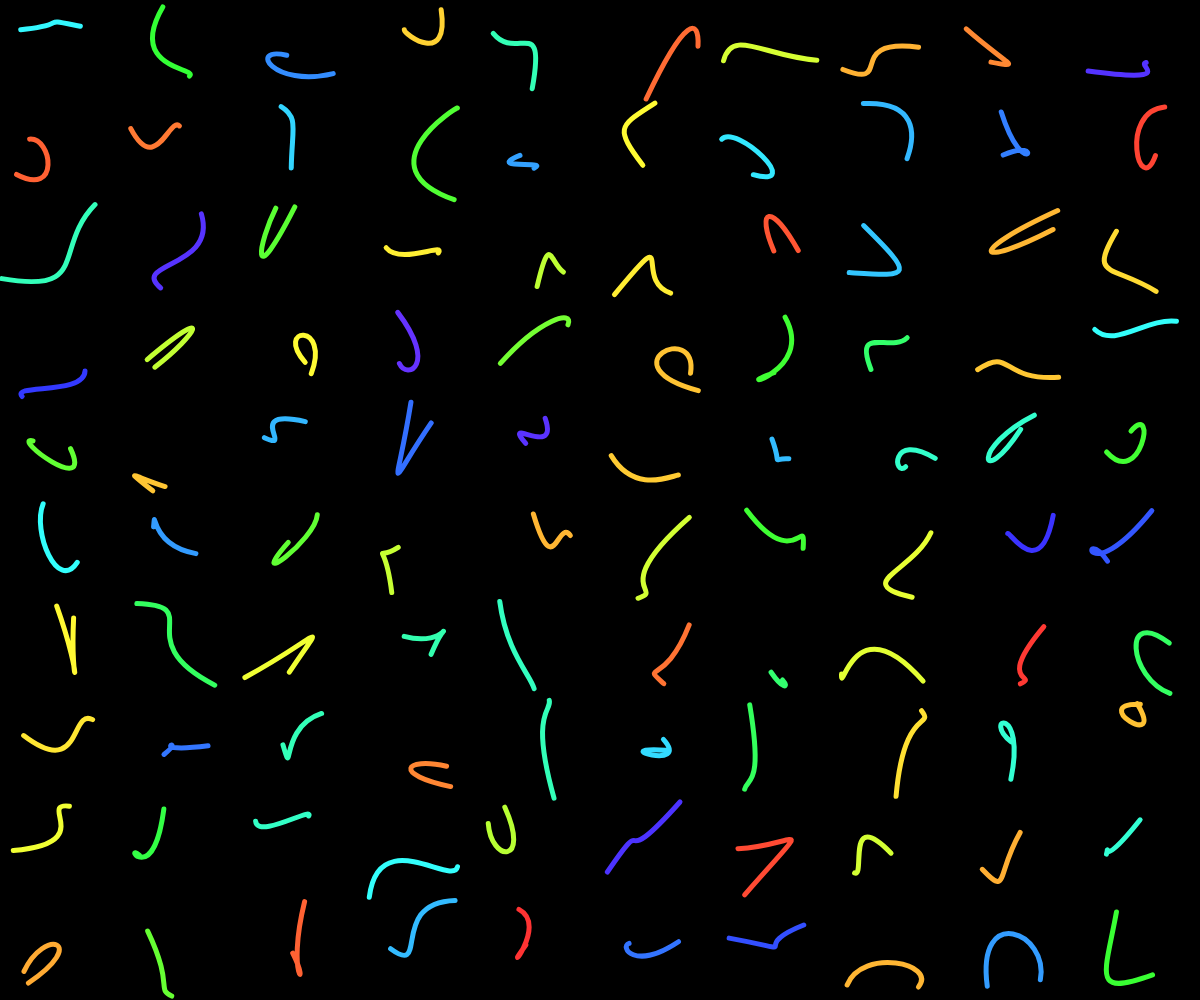
Frame 1 (no input)
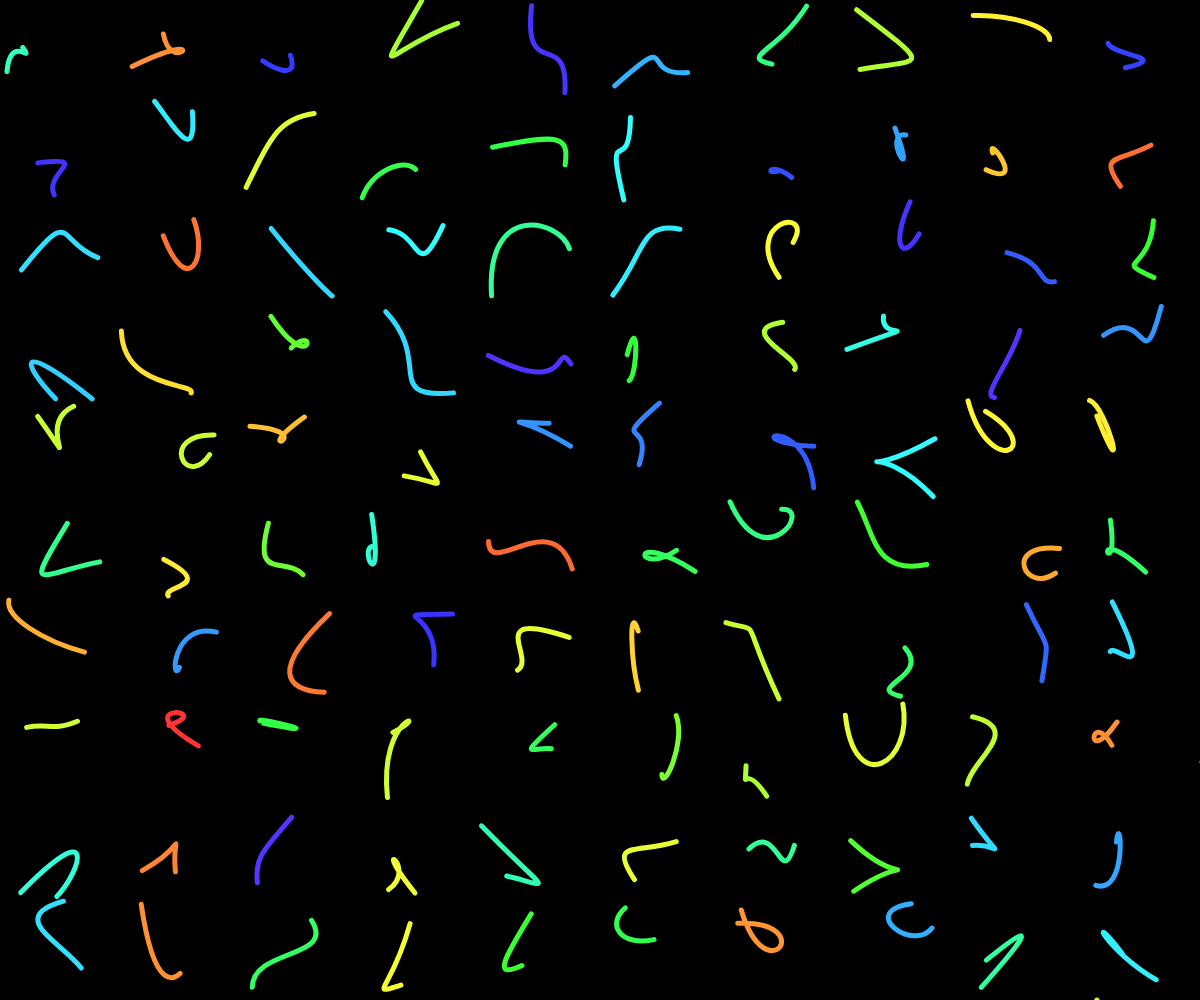
Frame 60 (no input)
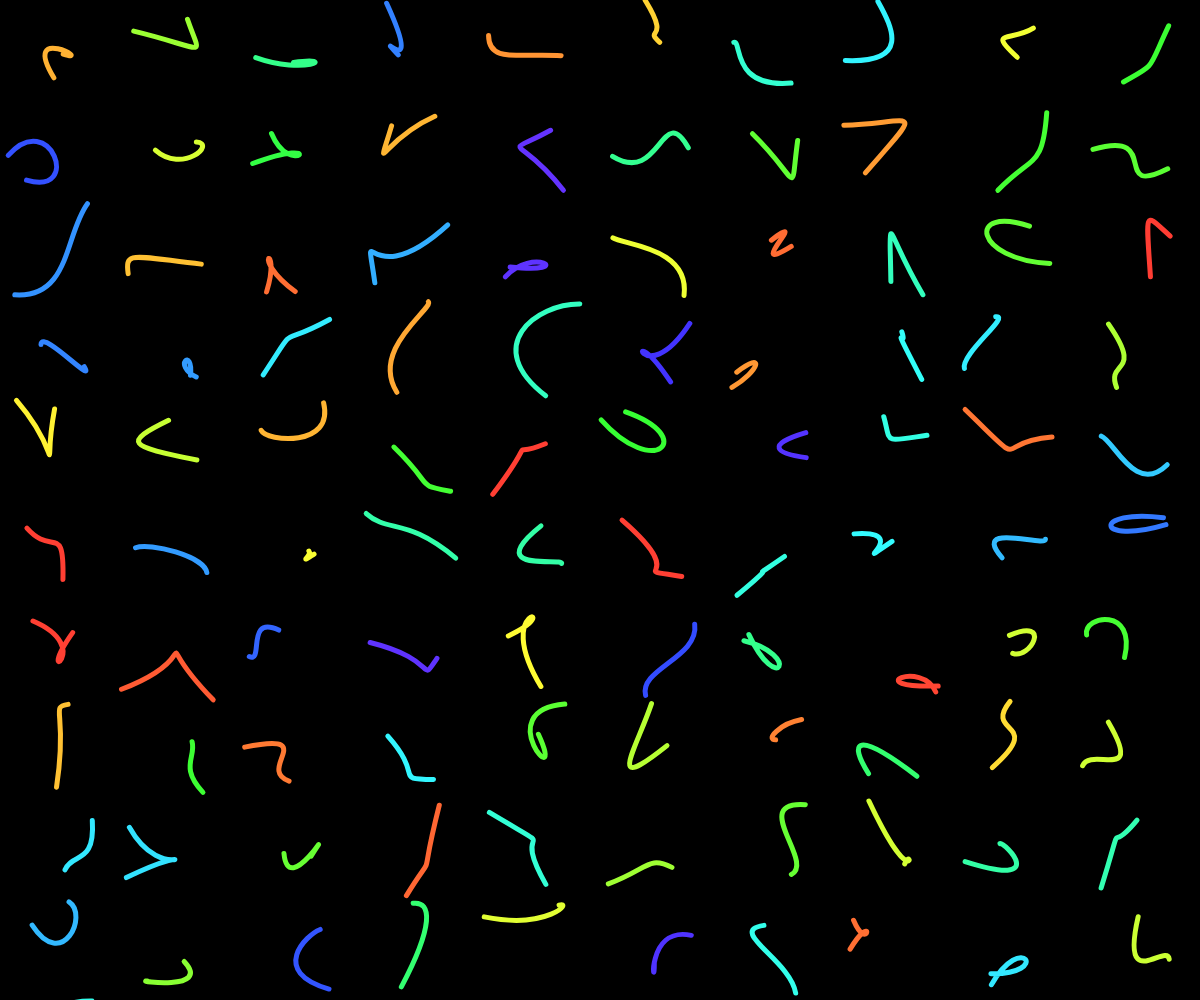
Frame 120 (the mouse pressed at the canvas centre since frame 60)

The p5.js sketch that drew these frames (run headless with seeded random() and noise() and a simulated clock; from frame 60 on, the mouse is pressed at the canvas centre):

// p5.js sketch
// ── sketch.js
var gridScale = 10;
var cols, rows;

function getGridPos(x, y) {
  return [(width / gridScale) * x, (height / gridScale) * y];
}

function setup() {
  createCanvas(windowWidth, windowHeight);
  background(0);
  strokeWeight(5);
  noFill();
  colorMode(HSB);
  smooth();
  // noLoop();
  cols = Math.floor(width / gridScale);
  rows = Math.floor(height / gridScale);
}

function randomBezier(startX, startY, scale) {
  var x1 = random(scale) + startX;
  var x2 = random(scale) + startX;
  var x3 = random(scale) + startX;
  var x4 = random(scale) + startX;

  var y1 = random(scale) + startY;
  var y2 = random(scale) + startY;
  var y3 = random(scale) + startY;
  var y4 = random(scale) + startY;

  bezier(x1,y1,x2,y2,x3,y3,x4,y4);
  return [x4, y4];
}

function draw() {
  background(0);
  for (var col = 0; col < cols; col++) {
    for (var row = 0; row < rows; row++) {
      stroke(random(255), 80, 255);
      var pos = getGridPos(row, col);
      randomBezier(pos[0], pos[1], 100);
    }
  }
}
